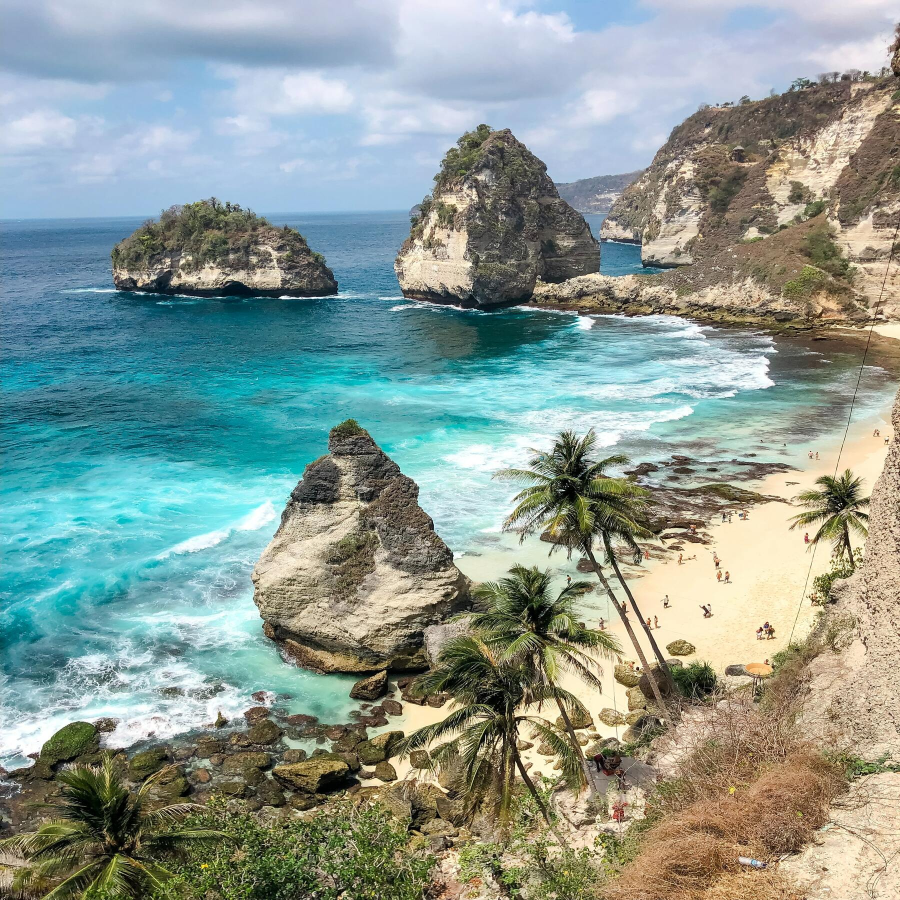
#> input picture All Files/beach.jpg, 1800 x 1800 px (shown at 1/2 size)
$ python HillChipher.py
#> lines starting #> are read from the running program, lines starting #| are printed output that depends on the picture
import imageio
import numpy as np
import time
begin = time.time()
#---------------Read Image to Encrypt---------------
img = imageio.imread('beach.jpg')
#> img is the input picture: shape (1800, 1800, 3); mean R, G, B 138.7, 154.7, 147.6

l = img.shape[0]
w = img.shape[1]
n = max(l,w)
if n%2:
    n = n + 1
img2 = np.zeros((n,n,3))
img2[:l,:w,:] += img                                            #Making the picture to have square dimensions

#-------------Generating Encryption Key-------------
Mod = 256
k = 33                                                          #Key for Encryption

d = np.random.randint(256, size = (int(n/2),int(n/2)))          #Arbitrary Matrix, should be saved as Key also
I = np.identity(int(n/2))
a = np.mod(-d,Mod)

b = np.mod((k * np.mod(I - a,Mod)),Mod)
k = np.mod(np.power(k,127),Mod)
c = np.mod((I + a),Mod)
c = np.mod(c * k, Mod)

A1 = np.concatenate((a,b), axis = 1)
A2 = np.concatenate((c,d), axis = 1)
A = np.concatenate((A1,A2), axis = 0)
Test = np.mod(np.matmul(np.mod(A,Mod),np.mod(A,Mod)),Mod)       #making sure that A is an involutory matrix, A*A = I
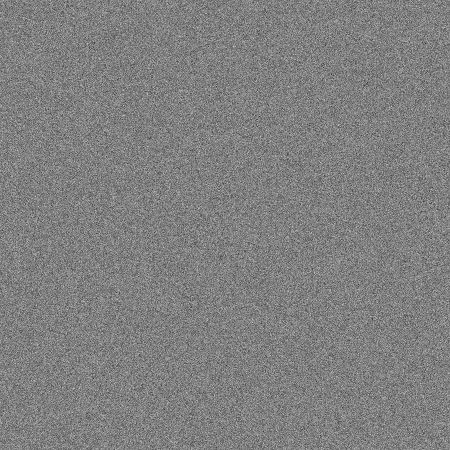
#> A: shape (1800, 1800) float64 (shown at 1/4 size); min 0, max 255, mean 127.5

# Saving key as an image
key = np.zeros((n + 1, n))
key[:n, :n] += A
# Adding the dimension of the original image within the key
# Elements of the matrix should be below 256
key[-1][0] = int(l / Mod)
key[-1][1] = l % Mod
key[-1][2] = int(w / Mod)
key[-1][3] = w % Mod
imageio.imwrite("Key.png", key)

#-------------Encrypting-------------
Enc1 = (np.matmul(A % Mod,img2[:,:,0] % Mod)) % Mod
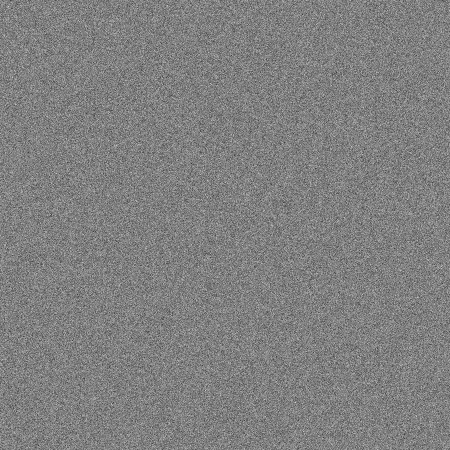
#> Enc1: shape (1800, 1800) float64 (shown at 1/4 size); min 0, max 255, mean 127.5
Enc2 = (np.matmul(A % Mod,img2[:,:,1] % Mod)) % Mod
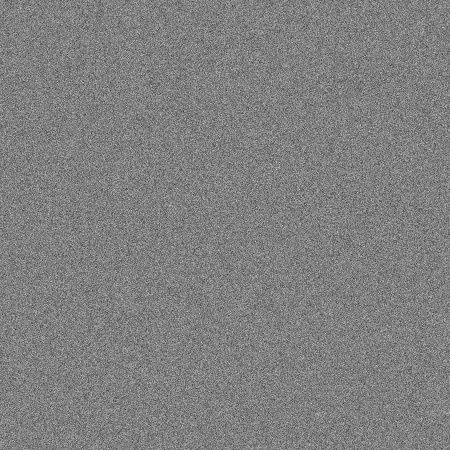
#> Enc2: shape (1800, 1800) float64 (shown at 1/4 size); min 0, max 255, mean 127.6
Enc3 = (np.matmul(A % Mod,img2[:,:,2] % Mod)) % Mod
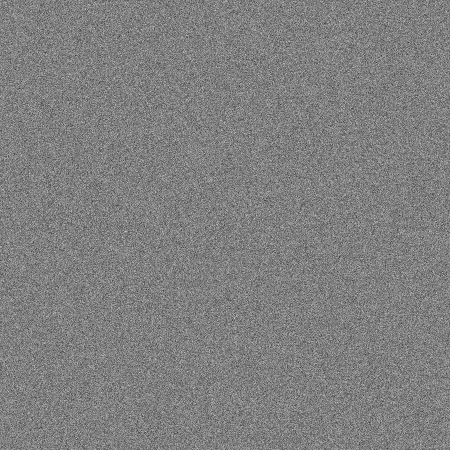
#> Enc3: shape (1800, 1800) float64 (shown at 1/4 size); min 0, max 255, mean 127.4

Enc1 = np.resize(Enc1,(Enc1.shape[0],Enc1.shape[1],1))
Enc2 = np.resize(Enc2,(Enc2.shape[0],Enc2.shape[1],1))
Enc3 = np.resize(Enc3,(Enc3.shape[0],Enc3.shape[1],1))
Enc = np.concatenate((Enc1,Enc2,Enc3), axis = 2)                #Enc = A * image
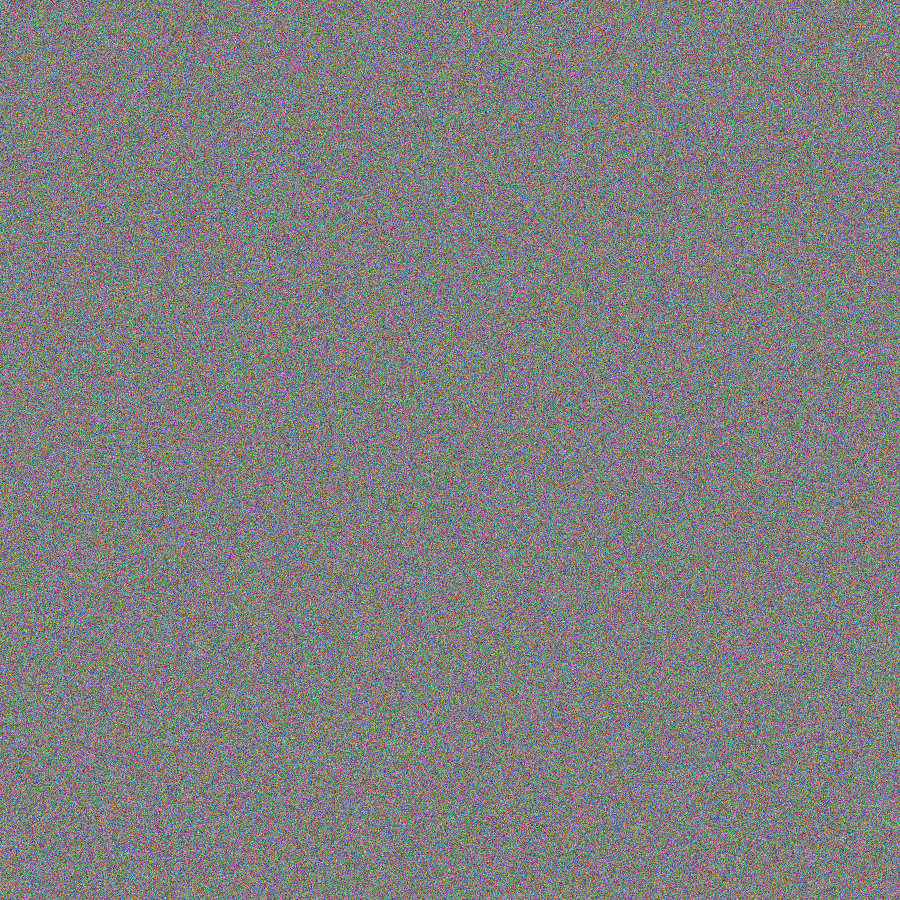
#> Enc: shape (1800, 1800, 3) float64 (shown at 1/2 size); mean of channels 0, 1, 2 127.5, 127.6, 127.4; drawn as R, G, B

#> (the run stopped early here; a loop or call above may not have finished)

$ run again, with All Files/Encrypted_Key_2.jpg copied over All Files/beach.jpg
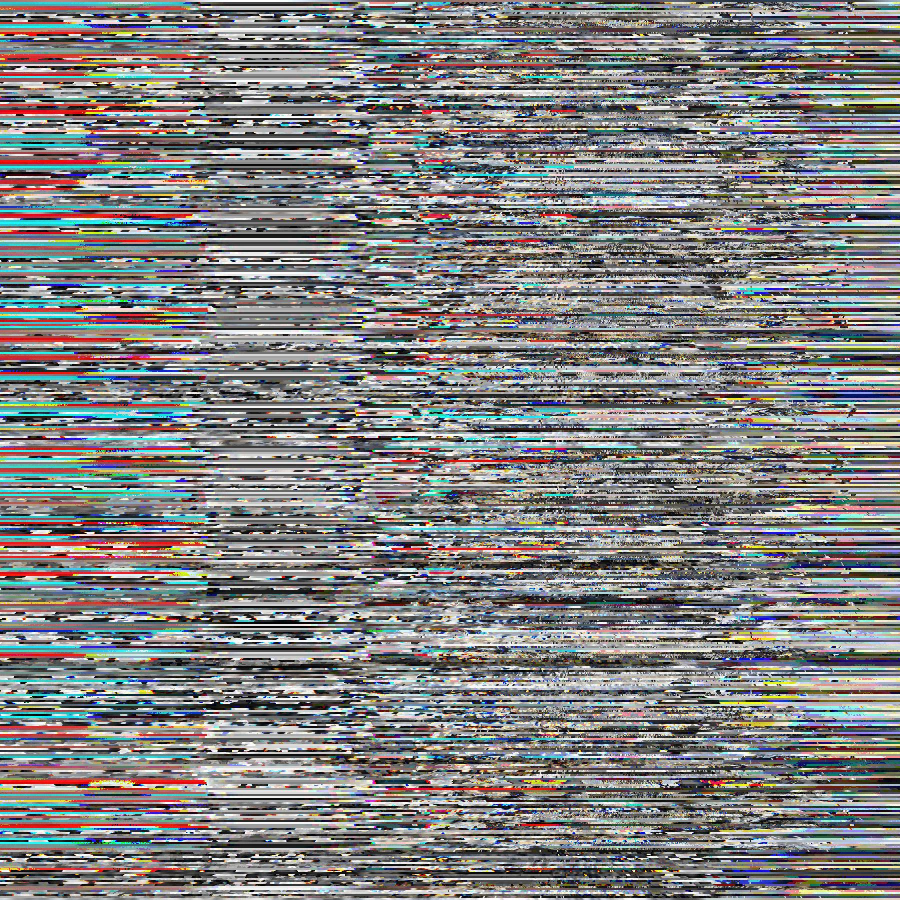
#> input picture All Files/Encrypted_Key_2.jpg, 1800 x 1800 px (shown at 1/2 size)
#> img is the input picture: shape (1800, 1800, 3); mean R, G, B 128.4, 128.2, 128.1
#> `Enc3 = (np.matmul(A % Mod,img2[:,:,2] % Mod)) % Mod`:
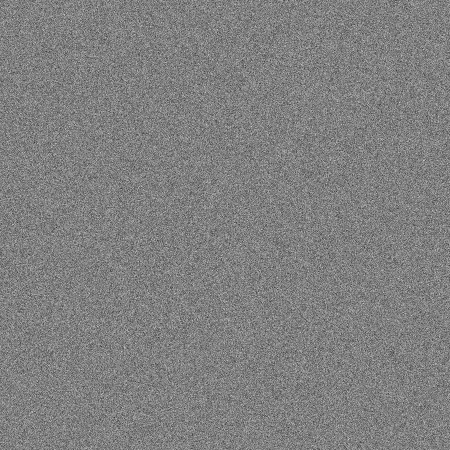
#> Enc3: shape (1800, 1800) float64 (shown at 1/4 size); min 0, max 255, mean 127.5
#> `Enc = np.concatenate((Enc1,Enc2,Enc3), axis = 2)`:
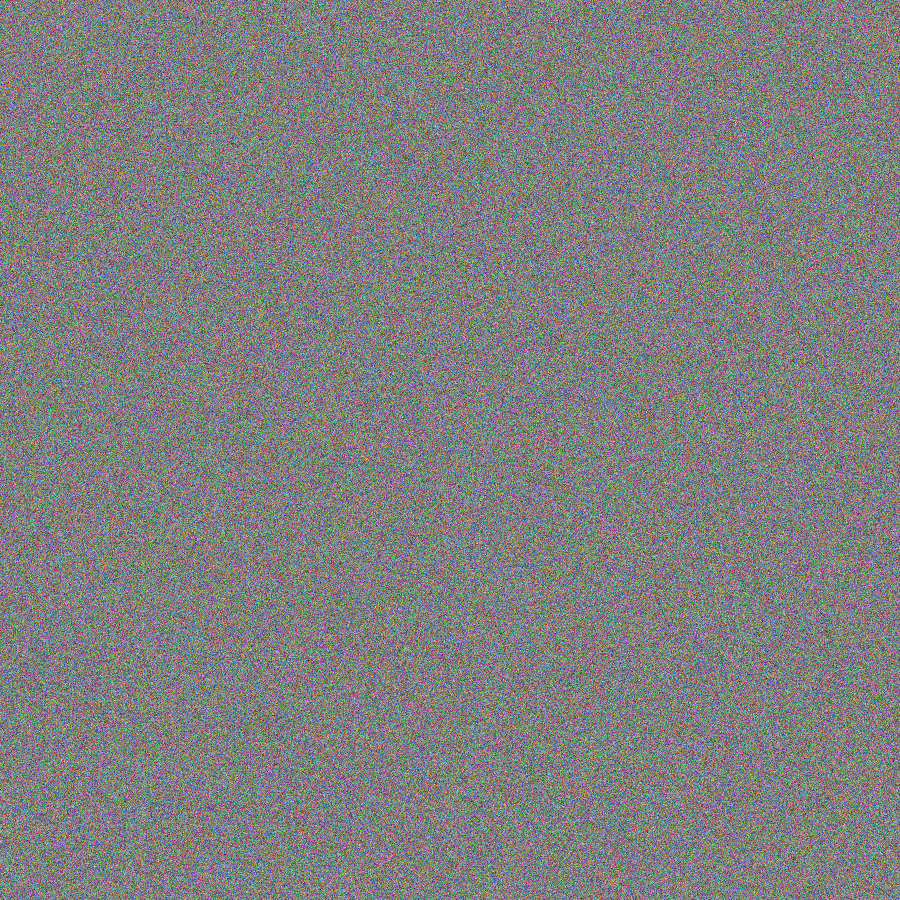
#> Enc: shape (1800, 1800, 3) float64 (shown at 1/2 size); mean of channels 0, 1, 2 127.5, 127.5, 127.5; drawn as R, G, B

$ run again, with All Files/butterfly-dec-noise.jpg copied over All Files/beach.jpg
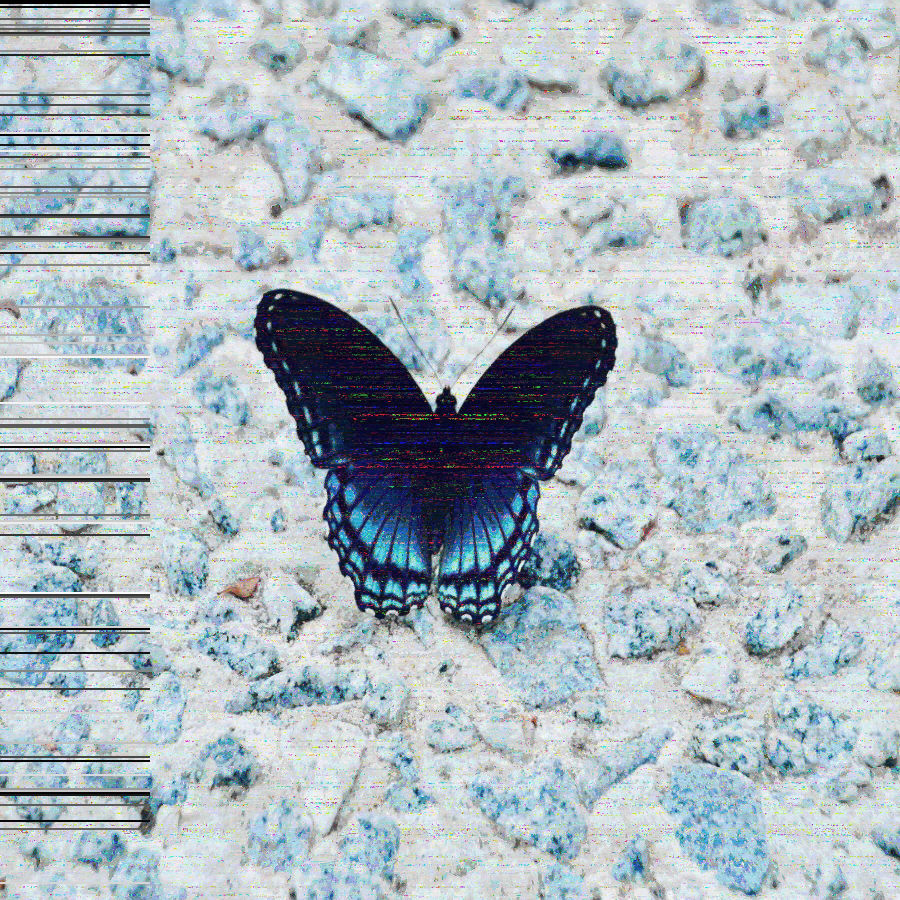
#> input picture All Files/butterfly-dec-noise.jpg, 1800 x 1800 px (shown at 1/2 size)
#> img is the input picture: shape (1800, 1800, 3); mean R, G, B 172.7, 185.8, 192.5
#> `Enc3 = (np.matmul(A % Mod,img2[:,:,2] % Mod)) % Mod`:
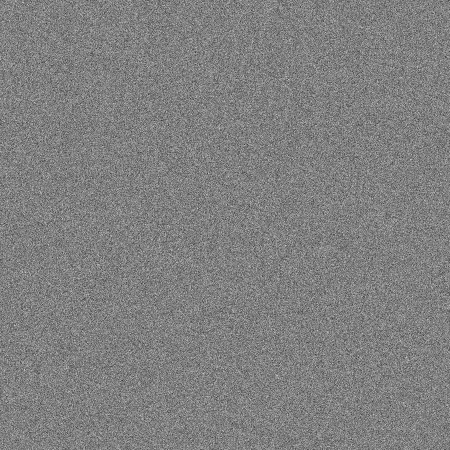
#> Enc3: shape (1800, 1800) float64 (shown at 1/4 size); min 0, max 255, mean 127.5
#> `Enc = np.concatenate((Enc1,Enc2,Enc3), axis = 2)`:
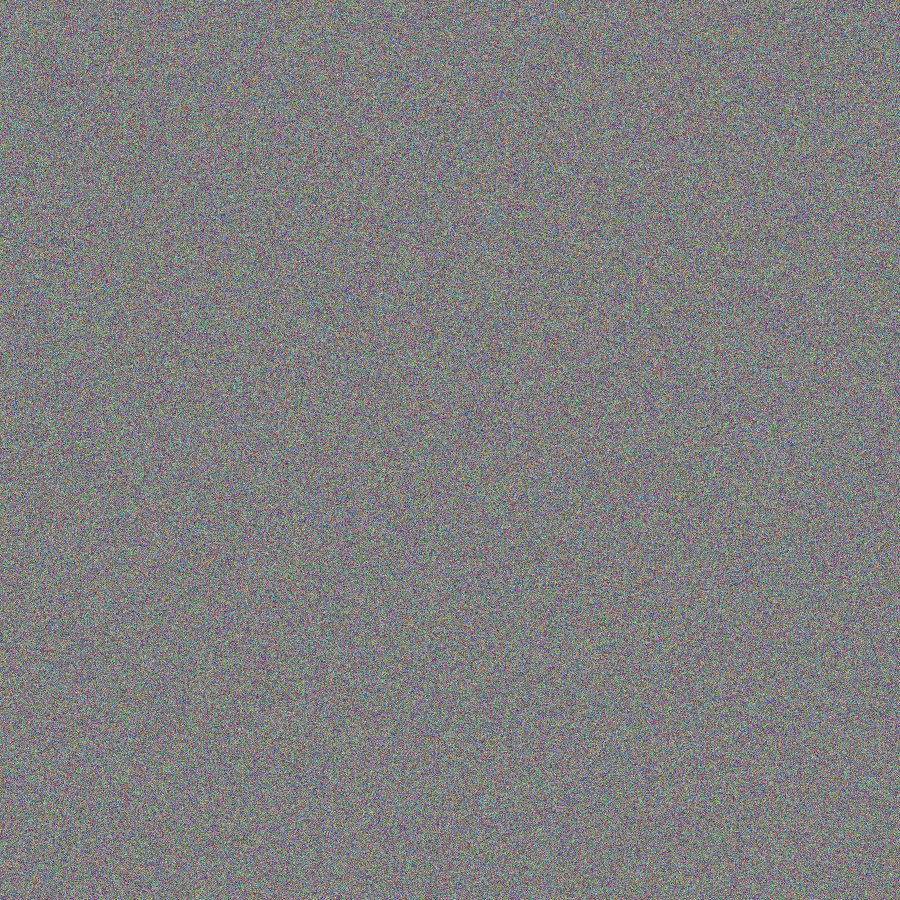
#> Enc: shape (1800, 1800, 3) float64 (shown at 1/2 size); mean of channels 0, 1, 2 127.5, 127.5, 127.5; drawn as R, G, B
